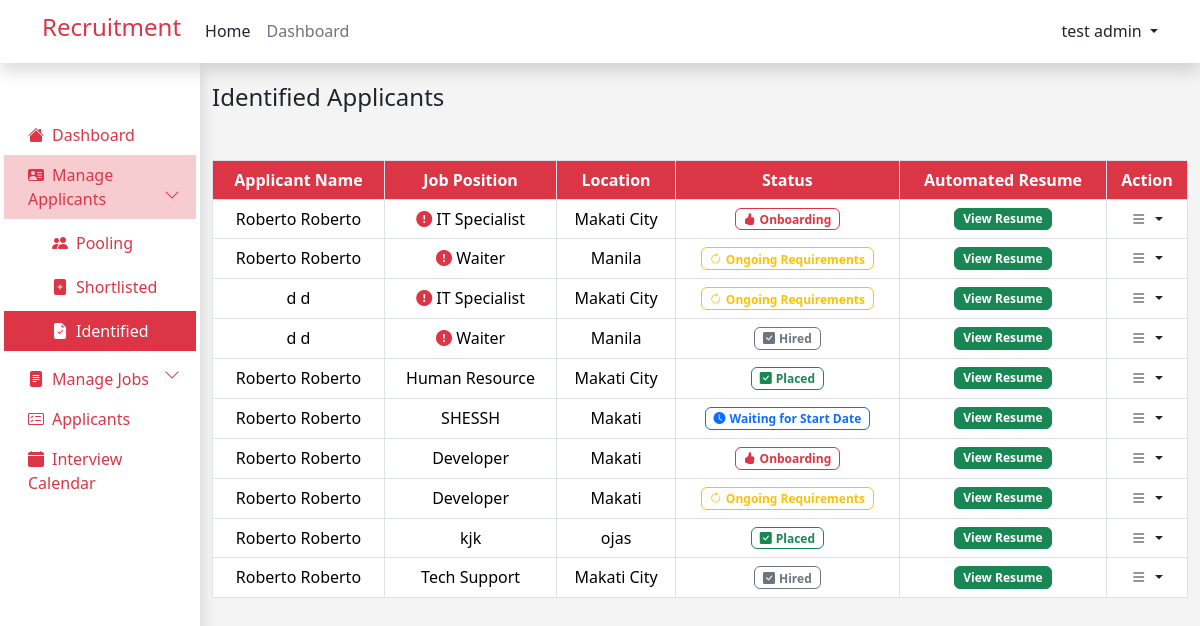
/admin/identified_applicant.php (signed in), run on the app's committed database.
### tables this page shows
CREATE TABLE `job_applicants` (
  `id` int(12) NOT NULL,
  `user_id` int(12) NOT NULL,
  `job_id` int(12) NOT NULL,
  `application_status` varchar(255) NOT NULL,
  `interview_date` datetime DEFAULT NULL
);

### components/applicants_table.php (the view, shortened to what this page needs)
<link rel="stylesheet" href="https://cdn.datatables.net/2.0.3/css/dataTables.dataTables.min.css">
<table id="applicantTable" class="table text-center table-hover table-bordered bg-white border">
    <thead class="bg-danger">
        <tr>
            <th class="bg-danger text-white">Applicant Name</th>
            <th class="bg-danger text-white">Job Position</th>
            <th class="bg-danger text-white">Location</th>
            <th class="bg-danger text-white">Status</th>
            <th class="bg-danger text-white">Automated Resume</th>
            <th class="bg-danger text-white">Action</th>
        </tr>
    </thead>
    <tbody>
        <?php
        while ($row = mysqli_fetch_assoc($result)) {
            ?>
            <tr>
                <td>
                </td>
                <td>
                    <?php
                    if ($row['priority'] == 'Urgent Hiring' && $row['application_status'] !== 'Pooling') {
                        ?>
                        <i class="bi bi-exclamation-circle-fill text-danger"></i>
                        <?php
                    } else if ($row['priority'] == 'Non-urgent Hiring' && $row['application_status'] !== 'Pooling') {
                        echo $row['job_name'];
                    } else {
                        ?>
                        <?php
                    }
                    ?>
                </td>
                <td>
                </td>
                <td>
                    <?php
                    $status = $row['application_status'];
                    switch ($status) {
                            ?>
                            <?php
                        case 'Hired':
                            ?>
                            <span class=" badge badge border border-secondary text-secondary ">
                                <i class="bi bi-check-square-fill me-1"></i>Hired
                            </span>
                            <?php
                            break;
                        case 'Ongoing Requirements':
                            ?>
                            <span class=" badge badge border border-warning text-warning ">
                                <i class="bi bi-arrow-clockwise me-1"></i>Ongoing Requirements
                            </span>
                            <?php
                            break;
                        case 'Onboarding':
                            ?>
                            <span class=" badge badge border border-danger text-danger ">
                                <i class="bi bi-hand-thumbs-up-fill me-1"></i>Onboarding
                            </span>
                            <?php
                            break;
                        case 'Waiting for Start Date':
                            ?>
                            <span class=" badge badge border border-primary text-primary ">
                                <i class="bi bi-clock-fill me-1"></i>Waiting for Start Date
                            </span>
                            <?php
                            break;
                        case 'Placed':
                            ?>
                            <span class=" badge badge border border-success text-success ">
                                <i class="bi bi-check-square-fill me-1"></i>Placed
                            </span>
                            <?php
                            break;
                            ?>
                            <?php
                    }
                    ?>
                </td>
                <td>
                    <button type="button" class="btn btn-success badge " data-bs-toggle="modal"
                        data-bs-target="#viewResumeModal<?php echo $row['id']; ?>">
                    </button>
                </td>
                <td>
                    <a href="#" class="link-danger text-decoration-none dropdown-toggle text-dark" id="dropdownUser2"
                        data-bs-toggle="dropdown" aria-expanded="false">
                        <i class="bi bi-list"></i>
                    </a>
                </td>
            </tr>
            <?php
        }
        ?>
    </tbody>
</table>

### data on the page
job_applicants: application_status "Onboarding" (drawn)
job_applicants: application_status "Hired" (drawn)
job_applicants: application_status "Placed" (drawn)
job_applicants: application_status "Onboarding" (drawn)
job_applicants: application_status "Placed" (drawn)
job_applicants: application_status "Hired" (drawn)

### other printed values
$user "test admin"
